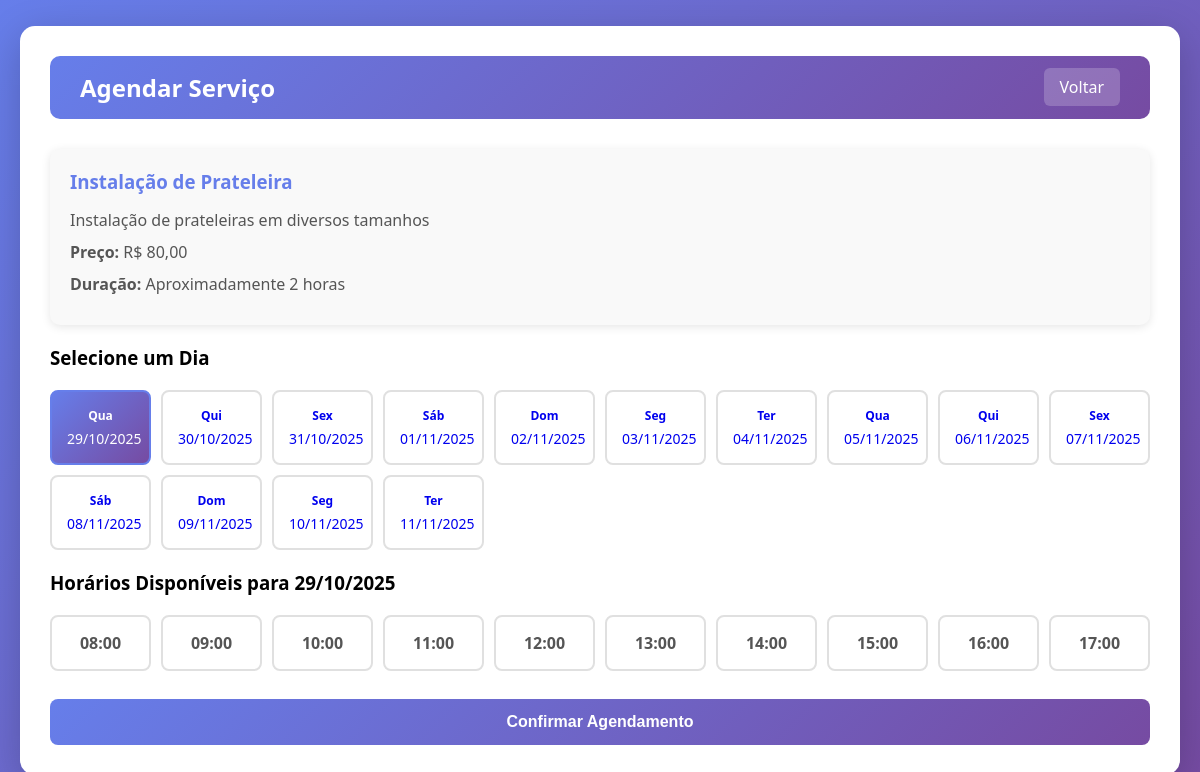
The page /agendar.php?servico_id=1 (signed in) on the database its author committed.
### tables this page shows
CREATE TABLE `servicos` (
  `id` int(11) NOT NULL,
  `nome` varchar(255) NOT NULL,
  `descricao` text DEFAULT NULL,
  `preco_base` decimal(10,2) DEFAULT NULL,
  `preco_tipo` enum('fixo','a_combinar') NOT NULL
);

### src/helpers.php (called while the page is built, shortened)
<?php
function calcularHorariosDisponiveis($db, $data, $duracao_servico = 2) {
    $hora_inicio = 8;
    $hora_fim = 18;
    $intervalo = 1;
    $horarios_disponiveis = [];
    for ($hora = $hora_inicio; $hora < $hora_fim; $hora += $intervalo) {
        $horario_inicio = sprintf("%s %02d:00:00", $data, $hora);
        $horario_fim = date('Y-m-d H:i:s', strtotime($horario_inicio . ' +' . $duracao_servico . ' hours'));
        $query = "SELECT COUNT(*) as count FROM agendamentos
                  WHERE status = 'agendado'
                  AND ((data_hora_inicio <= :inicio AND data_hora_fim > :inicio)
                  OR (data_hora_inicio < :fim AND data_hora_fim >= :fim)
                  OR (data_hora_inicio >= :inicio AND data_hora_fim <= :fim))";
        $stmt = $db->prepare($query);
        $stmt->bindParam(':inicio', $horario_inicio);
        $stmt->bindParam(':fim', $horario_fim);
        $stmt->execute();
        $result = $stmt->fetch(PDO::FETCH_ASSOC);
        if ($result['count'] == 0) {
            $horarios_disponiveis[] = [
                'inicio' => $horario_inicio,
                'fim' => $horario_fim,
                'hora_display' => sprintf("%02d:00", $hora)
            ];
        }
    }
    return $horarios_disponiveis;
}
?>

### agendar.php (the view, shortened to what this page needs)
<?php
require_once 'src/helpers.php';
$database = new Database();
$db = $database->getConnection();
$servico_id = $_GET['servico_id'];
$query = "SELECT * FROM servicos WHERE id = :id";
$stmt = $db->prepare($query);
$stmt->bindParam(':id', $servico_id);
$stmt->execute();
$servico = $stmt->fetch(PDO::FETCH_ASSOC);
$data_selecionada = $_GET['data'] ?? date('Y-m-d');
$horarios_disponiveis = calcularHorariosDisponiveis($db, $data_selecionada, 2);
$dias_disponiveis = [];
for ($i = 0; $i < 14; $i++) {
    $data = date('Y-m-d', strtotime('+' . $i . ' days'));
    $dias_disponiveis[] = [
        'data' => $data,
        'data_formatada' => date('d/m/Y', strtotime($data)),
        'dia_semana' => ['Dom', 'Seg', 'Ter', 'Qua', 'Qui', 'Sex', 'Sáb'][date('w', strtotime($data))]
    ];
}
?>
<!DOCTYPE html>
<html lang="pt-BR">
<head>
    <link rel="stylesheet" href="assets/css/style.css">
</head>
<body>
    <div class="dashboard-container">
        <div class="navbar">
            <h2>Agendar Serviço</h2>
            <div>
                <a href="cliente.php">Voltar</a>
            </div>
        </div>
        <div class="card">
            <h3><?php echo htmlspecialchars($servico['nome']); ?></h3>
            <p><?php echo htmlspecialchars($servico['descricao']); ?></p>
            <p><strong>Preço: </strong>
                <?php
                if ($servico['preco_tipo'] === 'fixo') {
                    echo 'R$ ' . number_format($servico['preco_base'], 2, ',', '.');
                } else {
                    echo 'A Combinar';
                }
                ?>
            </p>
            <p><strong>Duração: </strong>Aproximadamente 2 horas</p>
        </div>
        <h3>Selecione um Dia</h3>
        <div class="days-grid">
            <?php foreach ($dias_disponiveis as $dia): ?>
                <a href="?servico_id=<?php echo $servico_id; ?>&data=<?php echo $dia['data']; ?>" style="text-decoration: none;">
                    <div class="day-card <?php echo ($dia['data'] === $data_selecionada) ? 'selected' : ''; ?>">
                        <div class="day-name"><?php echo $dia['dia_semana']; ?></div>
                        <div class="day-date"><?php echo $dia['data_formatada']; ?></div>
                    </div>
                </a>
            <?php endforeach; ?>
        </div>
        <h3>Horários Disponíveis para <?php echo date('d/m/Y', strtotime($data_selecionada)); ?></h3>
        <?php if (count($horarios_disponiveis) > 0): ?>
            <form method="POST">
                <div class="times-grid">
                    <?php foreach ($horarios_disponiveis as $horario): ?>
                        <label style="cursor: pointer;">
                            <div class="time-card" onclick="this.parentElement.querySelector('input').checked = true; document.querySelectorAll('.time-card').forEach(c => c.classList.remove('selected')); this.classList.add('selected');">
                                <?php echo $horario['hora_display']; ?>
                            </div>
                        </label>
                    <?php endforeach; ?>
                </div>
                <button type="submit">Confirmar Agendamento</button>
            </form>
        <?php endif; ?>
    </div>
</body>
</html>

### assets/css/style.css (style rules this page uses)
* { margin: 0; padding: 0; box-sizing: border-box; }
body { font-family: 'Segoe UI', Tahoma, Geneva, Verdana, sans-serif; background: linear-gradient(135deg, #667eea 0%, #764ba2 100%); min-height: 100vh; display: flex; justify-content: center; align-items: center; padding: 20px; }
.dashboard-container { max-width: 1200px; width: 100%; background: white; border-radius: 15px; box-shadow: 0 10px 40px rgba(0, 0, 0, 0.2); padding: 30px; }
h1, h2 { color: #333; margin-bottom: 20px; text-align: center; }
h2 { font-size: 1.5em; }
label { display: block; margin-bottom: 8px; color: #555; font-weight: 600; }
button { width: 100%; padding: 14px; background: linear-gradient(135deg, #667eea 0%, #764ba2 100%); color: white; border: none; border-radius: 8px; font-size: 16px; font-weight: 600; cursor: pointer; transition: transform 0.2s, box-shadow 0.2s; }
.navbar { background: linear-gradient(135deg, #667eea 0%, #764ba2 100%); padding: 15px 30px; border-radius: 10px; margin-bottom: 30px; display: flex; justify-content: space-between; align-items: center; }
.navbar h2 { color: white; margin: 0; }
.navbar a { color: white; text-decoration: none; padding: 8px 16px; background: rgba(255, 255, 255, 0.2); border-radius: 6px; transition: background 0.3s; }
.card { background: #f9f9f9; border-radius: 10px; padding: 20px; margin-bottom: 20px; box-shadow: 0 2px 10px rgba(0, 0, 0, 0.1); }
.card h3 { color: #667eea; margin-bottom: 15px; }
.card p { margin-bottom: 10px; color: #555; }

### agendar.php (style rules this page uses)
.days-grid { display: grid; grid-template-columns: repeat(auto-fill, minmax(100px, 1fr)); gap: 10px; margin: 20px 0; }
.day-card { background: white; border: 2px solid #e0e0e0; border-radius: 8px; padding: 15px; text-align: center; cursor: pointer; transition: all 0.3s; }
.day-card.selected { background: linear-gradient(135deg, #667eea 0%, #764ba2 100%); color: white; border-color: #667eea; }
.day-card .day-name { font-size: 12px; font-weight: 600; margin-bottom: 5px; }
.day-card .day-date { font-size: 14px; }
.times-grid { display: grid; grid-template-columns: repeat(auto-fill, minmax(100px, 1fr)); gap: 10px; margin: 20px 0; }
.time-card { background: white; border: 2px solid #e0e0e0; border-radius: 8px; padding: 15px; text-align: center; cursor: pointer; transition: all 0.3s; }

### rows shown on the page
servicos: nome "Instalação de Prateleira", descricao "Instalação de prateleiras em diversos tamanhos", preco_base "80,00"

### other values the page prints
$dia['dia_semana'] "Qua"
$dia['data_formatada'] "29/10/2025"
$dia['dia_semana'] "Qui"
$dia['data_formatada'] "30/10/2025"
$dia['dia_semana'] "Sex"
$dia['data_formatada'] "31/10/2025"
$dia['dia_semana'] "Sáb"
$dia['data_formatada'] "01/11/2025"
$dia['dia_semana'] "Dom"
$dia['data_formatada'] "02/11/2025"
$dia['dia_semana'] "Seg"
$dia['data_formatada'] "03/11/2025"
$dia['dia_semana'] "Ter"
$dia['data_formatada'] "04/11/2025"
$dia['data_formatada'] "05/11/2025"
